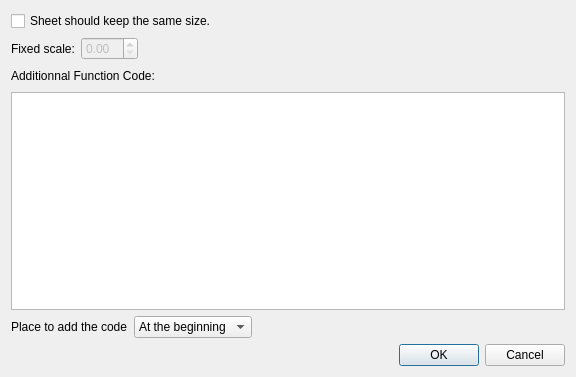
<?xml version="1.0" encoding="UTF-8"?>
<ui version="4.0">
 <class>SheetProperties</class>
 <widget class="QDialog" name="SheetProperties">
  <property name="geometry">
   <rect>
    <x>0</x>
    <y>0</y>
    <width>576</width>
    <height>377</height>
   </rect>
  </property>
  <property name="windowTitle">
   <string>Sheet Properties</string>
  </property>
  <property name="windowIcon">
   <iconset resource="qmlfile.qrc">
    <normaloff>:/resources/logo/symbol2.png</normaloff>:/resources/logo/symbol2.png</iconset>
  </property>
  <layout class="QVBoxLayout" name="verticalLayout">
   <item>
    <layout class="QHBoxLayout" name="horizontalLayout_4">
     <item>
      <widget class="QCheckBox" name="m_flickable">
       <property name="text">
        <string>Sheet should keep the same size.</string>
       </property>
      </widget>
     </item>
     <item>
      <spacer name="horizontalSpacer_3">
       <property name="orientation">
        <enum>Qt::Horizontal</enum>
       </property>
       <property name="sizeHint" stdset="0">
        <size>
         <width>40</width>
         <height>20</height>
        </size>
       </property>
      </spacer>
     </item>
    </layout>
   </item>
   <item>
    <layout class="QHBoxLayout" name="horizontalLayout_3">
     <item>
      <widget class="QLabel" name="label_2">
       <property name="text">
        <string>Fixed scale:</string>
       </property>
      </widget>
     </item>
     <item>
      <widget class="QDoubleSpinBox" name="m_fixedScale">
       <property name="enabled">
        <bool>false</bool>
       </property>
      </widget>
     </item>
     <item>
      <spacer name="horizontalSpacer_2">
       <property name="orientation">
        <enum>Qt::Horizontal</enum>
       </property>
       <property name="sizeHint" stdset="0">
        <size>
         <width>40</width>
         <height>20</height>
        </size>
       </property>
      </spacer>
     </item>
    </layout>
   </item>
   <item>
    <layout class="QHBoxLayout" name="horizontalLayout_2">
     <item>
      <widget class="QLabel" name="label">
       <property name="text">
        <string>Additionnal Function Code:</string>
       </property>
      </widget>
     </item>
     <item>
      <spacer name="horizontalSpacer">
       <property name="orientation">
        <enum>Qt::Horizontal</enum>
       </property>
       <property name="sizeHint" stdset="0">
        <size>
         <width>40</width>
         <height>20</height>
        </size>
       </property>
      </spacer>
     </item>
    </layout>
   </item>
   <item>
    <widget class="QTextEdit" name="m_additionnalCode"/>
   </item>
   <item>
    <layout class="QHBoxLayout" name="horizontalLayout">
     <item>
      <widget class="QLabel" name="label_3">
       <property name="text">
        <string>Place to add the code</string>
       </property>
      </widget>
     </item>
     <item>
      <widget class="QComboBox" name="m_placeToAdditionnal">
       <item>
        <property name="text">
         <string>At the beginning</string>
        </property>
       </item>
       <item>
        <property name="text">
         <string>At the end</string>
        </property>
       </item>
      </widget>
     </item>
     <item>
      <spacer name="horizontalSpacer_4">
       <property name="orientation">
        <enum>Qt::Horizontal</enum>
       </property>
       <property name="sizeHint" stdset="0">
        <size>
         <width>40</width>
         <height>20</height>
        </size>
       </property>
      </spacer>
     </item>
    </layout>
   </item>
   <item>
    <widget class="QDialogButtonBox" name="buttonBox">
     <property name="orientation">
      <enum>Qt::Horizontal</enum>
     </property>
     <property name="standardButtons">
      <set>QDialogButtonBox::Cancel|QDialogButtonBox::Ok</set>
     </property>
    </widget>
   </item>
  </layout>
 </widget>
 <resources>
  <include location="qmlfile.qrc"/>
 </resources>
 <connections>
  <connection>
   <sender>buttonBox</sender>
   <signal>accepted()</signal>
   <receiver>SheetProperties</receiver>
   <slot>accept()</slot>
   <hints>
    <hint type="sourcelabel">
     <x>227</x>
     <y>360</y>
    </hint>
    <hint type="destinationlabel">
     <x>157</x>
     <y>274</y>
    </hint>
   </hints>
  </connection>
  <connection>
   <sender>buttonBox</sender>
   <signal>rejected()</signal>
   <receiver>SheetProperties</receiver>
   <slot>reject()</slot>
   <hints>
    <hint type="sourcelabel">
     <x>295</x>
     <y>366</y>
    </hint>
    <hint type="destinationlabel">
     <x>286</x>
     <y>274</y>
    </hint>
   </hints>
  </connection>
  <connection>
   <sender>m_flickable</sender>
   <signal>clicked(bool)</signal>
   <receiver>m_fixedScale</receiver>
   <slot>setEnabled(bool)</slot>
   <hints>
    <hint type="sourcelabel">
     <x>69</x>
     <y>16</y>
    </hint>
    <hint type="destinationlabel">
     <x>108</x>
     <y>47</y>
    </hint>
   </hints>
  </connection>
 </connections>
</ui>
